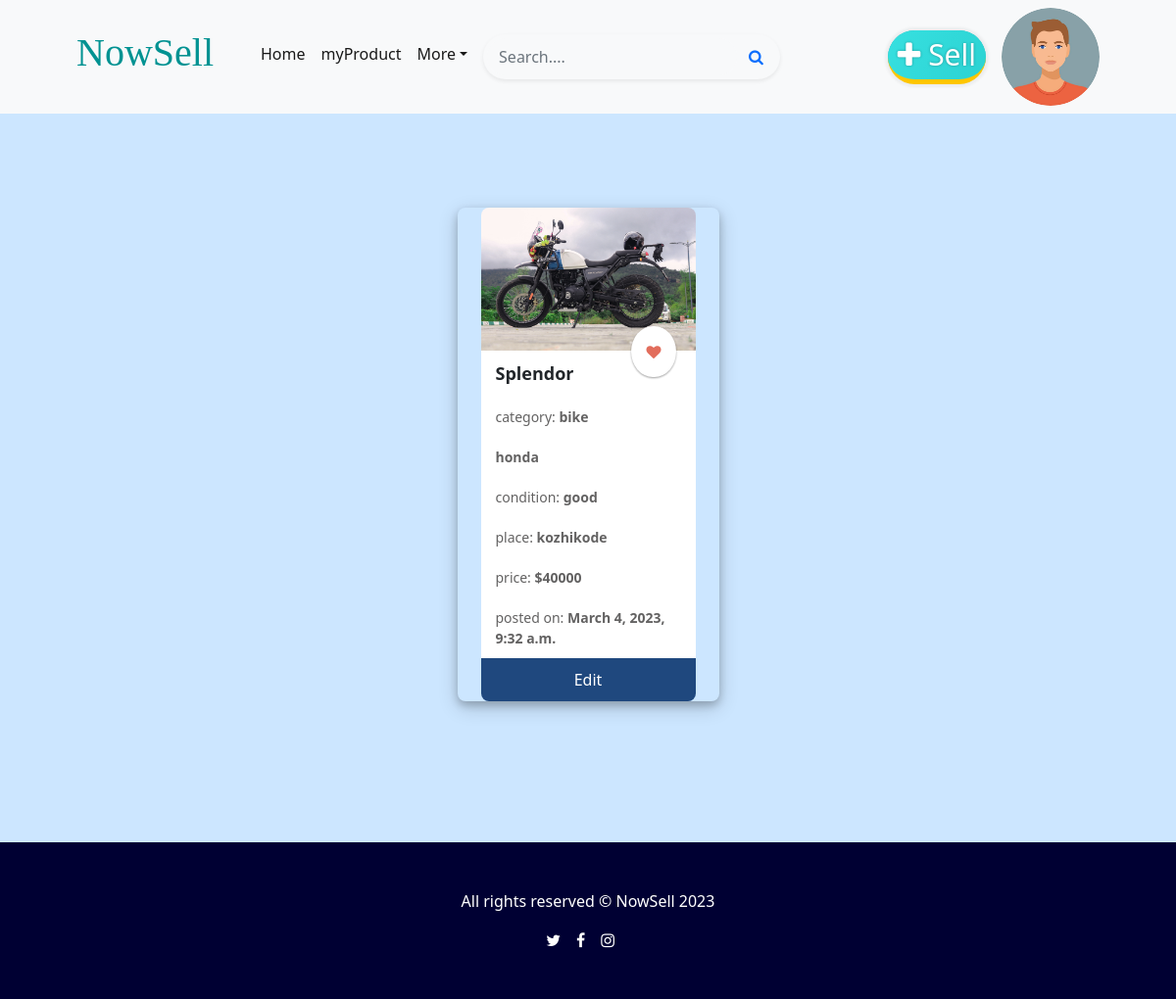
Screenshot of /myproductdetail/1 (signed in) with the database file from the repository.
### customer/models.py (models this page shows)
class Products(models.Model):
    name=models.CharField(max_length=200)
    owner=models.ForeignKey(User,on_delete=models.CASCADE)
    description=models.CharField(max_length=200)
    condition=models.CharField(max_length=200,null=True)
    cats=(("car","car"),
          ("mobile","mobile"),
          ("bike","bike"),
          ("house","house"))
    category=models.CharField(max_length=200,choices=cats,default="bike")
    location=models.CharField(max_length=200)
    price=models.PositiveIntegerField()
    options=(
        ("for-sale","for-sale"),
        ("exchange","exchange"),
        ("sold","sold"),
        ("rent","rent"),
    )
    status=models.CharField(max_length=200,choices=options,default="for-sale")
    date=models.DateTimeField(auto_now_add=True)
    image=models.ImageField(upload_to="productimg",null=True)

### customer/views.py (the view)
# urls.py: path("myproductdetail/<int:id>",views.MyProductDetailView.as_view(),name="myproductdetail"),
@method_decorator(decs,name="dispatch")
class MyProductDetailView(DetailView):
    template_name="myproductdetail.html"
    context_object_name="product"
    pk_url_kwarg="id"
    model=Products

### customer/views.py (called while the page is built)
def signin_required(fn):
    def wrapper(request,*args,**kwargs):
        if not request.user.is_authenticated:
            messages.error(request,"invalid session")
            return redirect('signin')
        else:
            return fn(request,*args,**kwargs)
    return wrapper

### customer/templates/myproductdetail.html (shortened to what this page needs)
{%extends 'base.html'%}
{%block body%}
<section class="py-5">
    <div class="container px-4 px-lg-5 mt-5" style="height: 600px;">
        <div class="row gx-4 gx-lg-5 row-cols-2 row-cols-md-3 row-cols-xl-4 justify-content-center">
            <div class="card-sl mb-3">
                {%if product.image%}
                <div class="card-image">
                     <img
                     src="{{product.image.url}}" />
                  </div>
                {%else%}
                <div class="card-image">
                     <img
                     src="https://dummyimage.com/300.png/09f/fff" />
                </div>
                {%endif%}
                <a class="card-action" href="#"><i class="fa fa-heart"></i></a>
                <div class="card-heading">
                    {{product.name}}
                </div>
                <div class="card-text">
                   category: <strong>{{product.category}}</strong>
                </div>
                <div class="card-text">
                    <strong>{{product.description}} </strong>
                 </div>
                <div class="card-text">
                  condition:  <strong>{{product.condition}}</strong>
                </div>
                <div class="card-text">
                    place:  <strong>{{product.location}}</strong>
                  </div>
                <div class="card-text">
                  price:  <strong>${{product.price}}</strong>
                </div>
                <div class="card-text">
                   posted on: <strong>{{product.date}}</strong>
                </div>
                <a href="" class="card-button nav-link">Edit</a>
            </div>
        </div>
    </div>
</section>
{%endblock%}

### customer/templates/myproductdetail.html (style rules this page uses)
.card-sl { border-radius: 8px; box-shadow: 0 4px 8px 0 rgba(0, 0, 0, 0.2), 0 6px 20px 0 rgba(0, 0, 0, 0.19); }
.card-image img { max-height: 100%; max-width: 100%; border-radius: 8px 8px 0px 0; }
.card-action { position: relative; float: right; margin-top: -25px; margin-right: 20px; z-index: 2; color: #E26D5C; background: #fff; border-radius: 100%; padding: 15px; font-size: 15px; box-shadow: 0 1px 2px 0 rgba(0, 0, 0, 0.2), 0 1px 2px 0 rgba(0, 0, 0, 0.19); }
.card-heading { font-size: 18px; font-weight: bold; background: #fff; padding: 10px 15px; }
.card-text { padding: 10px 15px; background: #fff; font-size: 14px; color: #636262; }
.card-button { display: flex; justify-content: center; padding: 10px 0; width: 100%; background-color: #1F487E; color: #fff; border-radius: 0 0 8px 8px; }

### rows the page displays
Products: image (picture), name "Splendor", category "bike", description "honda", condition "good", location "kozhikode", price "40000", date "March 4, 2023, 9:32 a.m."
